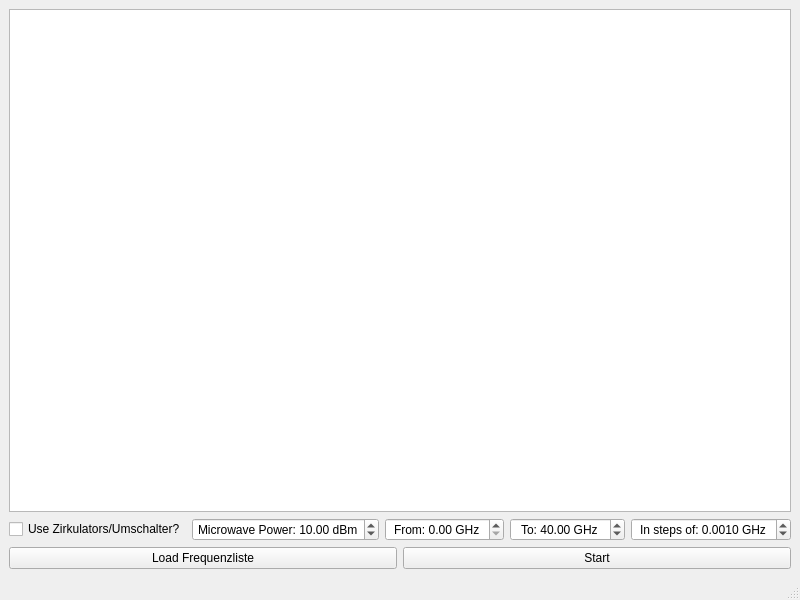
<?xml version="1.0" encoding="UTF-8"?>
<ui version="4.0">
 <class>MainWindow</class>
 <widget class="QMainWindow" name="MainWindow">
  <property name="geometry">
   <rect>
    <x>0</x>
    <y>0</y>
    <width>800</width>
    <height>600</height>
   </rect>
  </property>
  <property name="windowTitle">
   <string>MainWindow</string>
  </property>
  <widget class="QWidget" name="centralwidget">
   <layout class="QGridLayout" name="gridLayout">
    <item row="1" column="0">
     <layout class="QHBoxLayout" name="horizontalLayout">
      <item>
       <widget class="QCheckBox" name="checkBoxUmschalter">
        <property name="text">
         <string>Use Zirkulators/Umschalter?</string>
        </property>
       </widget>
      </item>
      <item>
       <widget class="QDoubleSpinBox" name="spinBoxPower">
        <property name="locale">
         <locale language="English" country="UnitedKingdom"/>
        </property>
        <property name="alignment">
         <set>Qt::AlignCenter</set>
        </property>
        <property name="prefix">
         <string>Microwave Power: </string>
        </property>
        <property name="suffix">
         <string> dBm</string>
        </property>
        <property name="singleStep">
         <double>1.000000000000000</double>
        </property>
        <property name="value">
         <double>10.000000000000000</double>
        </property>
       </widget>
      </item>
      <item>
       <widget class="QDoubleSpinBox" name="spinBoxFrom">
        <property name="locale">
         <locale language="English" country="UnitedKingdom"/>
        </property>
        <property name="alignment">
         <set>Qt::AlignCenter</set>
        </property>
        <property name="prefix">
         <string>From: </string>
        </property>
        <property name="suffix">
         <string> GHz</string>
        </property>
       </widget>
      </item>
      <item>
       <widget class="QDoubleSpinBox" name="spinBoxTo">
        <property name="locale">
         <locale language="English" country="UnitedKingdom"/>
        </property>
        <property name="alignment">
         <set>Qt::AlignCenter</set>
        </property>
        <property name="prefix">
         <string>To: </string>
        </property>
        <property name="suffix">
         <string> GHz</string>
        </property>
        <property name="value">
         <double>40.000000000000000</double>
        </property>
       </widget>
      </item>
      <item>
       <widget class="QDoubleSpinBox" name="spinBoxStep">
        <property name="locale">
         <locale language="English" country="UnitedKingdom"/>
        </property>
        <property name="alignment">
         <set>Qt::AlignCenter</set>
        </property>
        <property name="prefix">
         <string>In steps of: </string>
        </property>
        <property name="suffix">
         <string> GHz</string>
        </property>
        <property name="decimals">
         <number>4</number>
        </property>
        <property name="value">
         <double>0.001000000000000</double>
        </property>
       </widget>
      </item>
     </layout>
    </item>
    <item row="0" column="0">
     <widget class="Plot_pyqtgraph" name="graphicsView"/>
    </item>
    <item row="3" column="0">
     <layout class="QHBoxLayout" name="horizontalLayout_2">
      <item>
       <widget class="QPushButton" name="pushButtonLoad">
        <property name="text">
         <string>Load Frequenzliste</string>
        </property>
       </widget>
      </item>
      <item>
       <widget class="QPushButton" name="pushButtonStart">
        <property name="text">
         <string>Start</string>
        </property>
       </widget>
      </item>
     </layout>
    </item>
   </layout>
  </widget>
  <widget class="QMenuBar" name="menubar">
   <property name="geometry">
    <rect>
     <x>0</x>
     <y>0</y>
     <width>800</width>
     <height>21</height>
    </rect>
   </property>
  </widget>
  <widget class="QStatusBar" name="statusbar"/>
 </widget>
 <customwidgets>
  <customwidget>
   <class>Plot_pyqtgraph</class>
   <extends>QGraphicsView</extends>
   <header>customwidgets</header>
  </customwidget>
 </customwidgets>
 <resources/>
 <connections/>
</ui>
